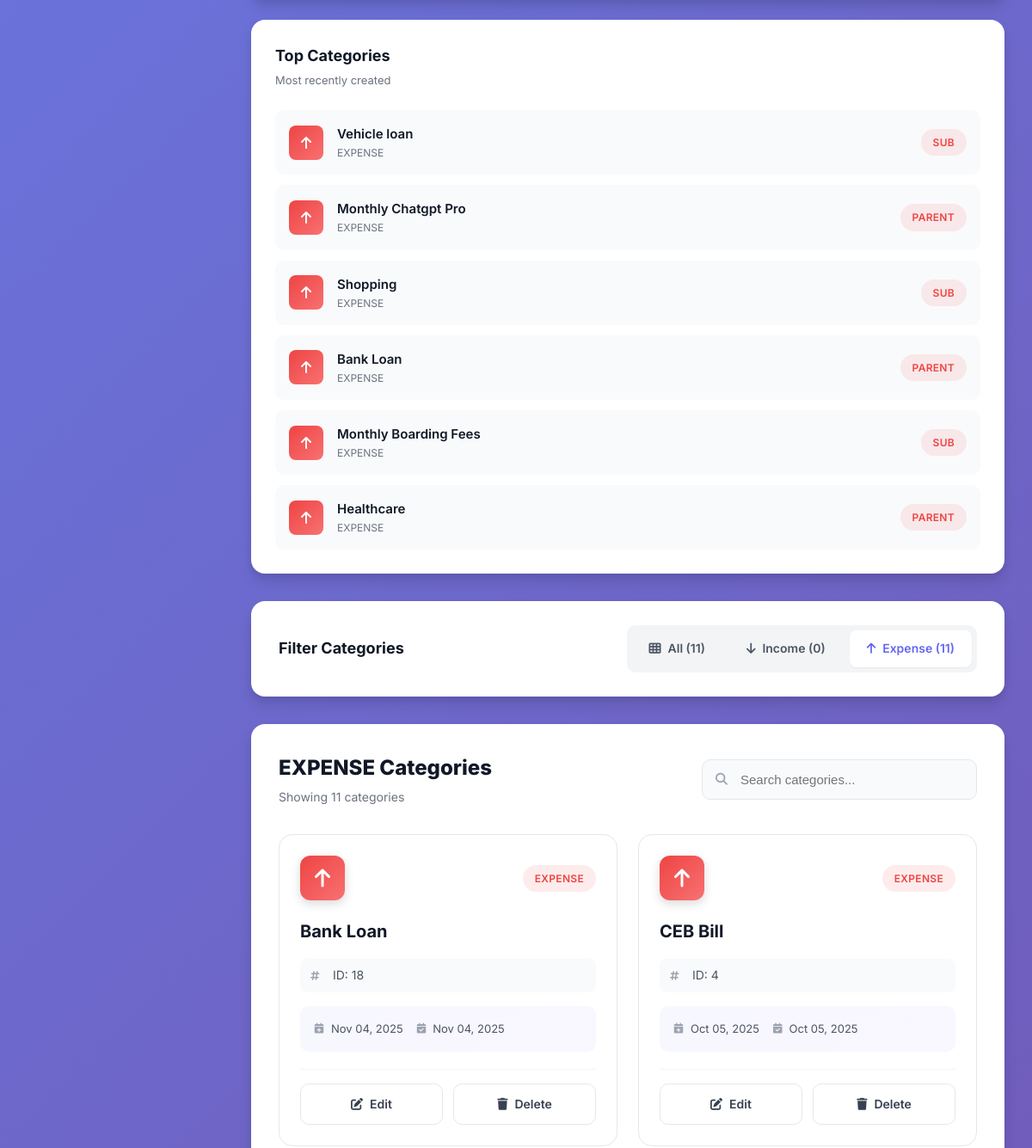
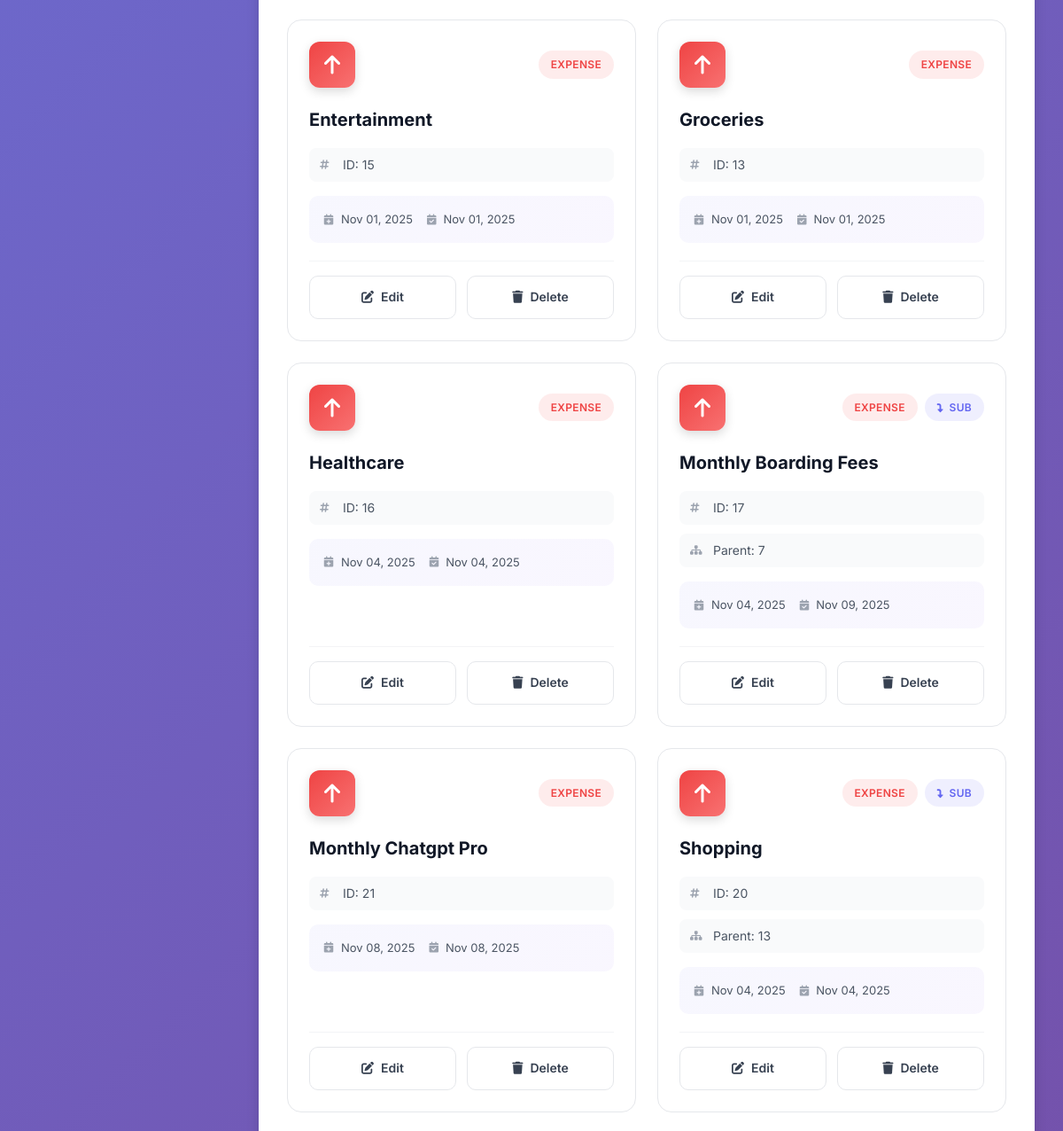
The page /app/categories/index.php?type=EXPENSE (signed in, middle part) on the database as committed earlier (2 pictures, top to bottom).
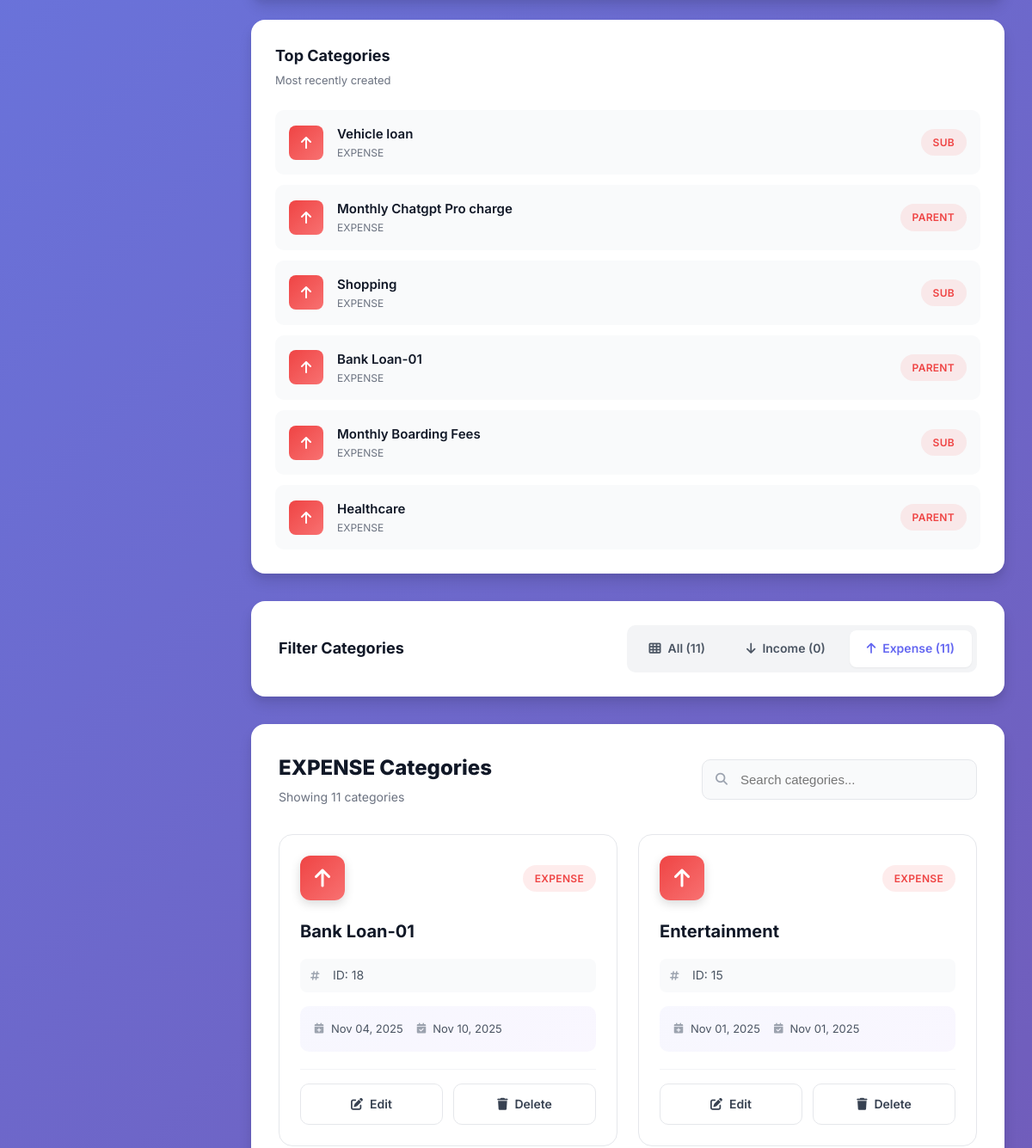
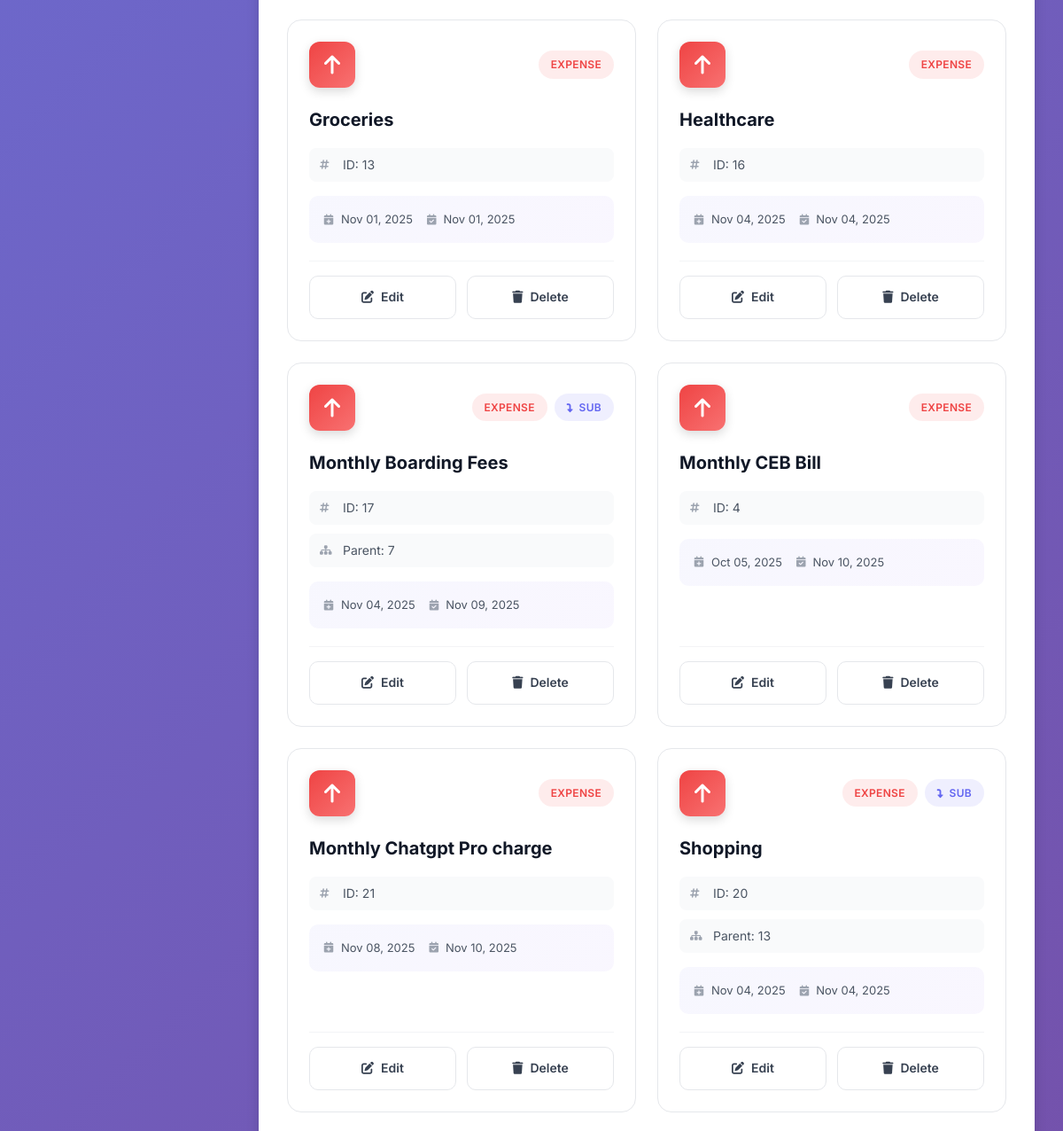
The same page on the database as committed later (2 pictures, top to bottom).
### tables this page shows
CREATE TABLE CATEGORIES_LOCAL (
  local_category_id  INTEGER PRIMARY KEY AUTOINCREMENT,
  user_local_id      INTEGER NOT NULL,
  server_category_id INTEGER,
  parent_local_id    INTEGER,
  category_name      TEXT NOT NULL,
  category_type      TEXT NOT NULL CHECK(category_type IN ('INCOME','EXPENSE')),
  created_at         TEXT NOT NULL,
  updated_at         TEXT NOT NULL, sync_dirty INTEGER DEFAULT 0, last_sync_at TEXT,
  FOREIGN KEY(user_local_id)   REFERENCES USERS_LOCAL(local_user_id),
  FOREIGN KEY(parent_local_id) REFERENCES CATEGORIES_LOCAL(local_category_id)
);

### app/categories/index.php (the view, shortened to what the changed rows need)
<?php
function h($x){ return htmlspecialchars((string)$x, ENT_QUOTES, 'UTF-8'); }
$pdo = sqlite();
$uid = (int)($_SESSION['uid'] ?? 0);
$typeFilter = strtoupper(trim($_GET['type'] ?? 'ALL'));
$mapStmt = $pdo->prepare("SELECT server_user_id FROM USERS_LOCAL WHERE local_user_id = ?");
$mapStmt->execute([$uid]);
$serverUid = (int)($mapStmt->fetchColumn() ?: 0);
$oconn = @oracle_conn();
$use_oracle = false;
$rows = [];
if ($use_oracle) {
    $sql = "
        SELECT
            c.server_category_id       AS local_category_id,
            c.category_name            AS category_name,
            c.category_type            AS category_type,
            c.parent_server_id         AS parent_local_id,
            c.created_at               AS created_at,
            c.updated_at               AS updated_at
        FROM CATEGORIES_CLOUD c
        WHERE c.user_server_id = :P_UID
          " . ($typeFilter !== 'ALL' ? "AND UPPER(c.category_type) = :P_TYPE" : "") . "
        ORDER BY c.category_type, c.category_name
    ";
    $st = oci_parse($oconn, $sql);
    oci_bind_by_name($st, ':P_UID', $serverUid, -1, SQLT_INT);
    if ($typeFilter !== 'ALL') {
        $t = $typeFilter;
        oci_bind_by_name($st, ':P_TYPE', $t, -1, SQLT_CHR);
    }
    oci_execute($st);
    while ($r = oci_fetch_assoc($st)) $rows[] = arr_keys_lower($r);
} else {
    $params = [$uid];
    $sql = "
      SELECT local_category_id, category_name, category_type, parent_local_id, created_at, updated_at
      FROM CATEGORIES_LOCAL
      WHERE user_local_id = ?
    ";
    if ($typeFilter !== 'ALL') {
        $sql .= " AND category_type = ?";
        $params[] = $typeFilter;
    }
    $sql .= " ORDER BY category_type, category_name";
    $stmt = $pdo->prepare($sql);
    $stmt->execute($params);
    $rows = $stmt->fetchAll(PDO::FETCH_ASSOC);
}
$total_categories  = count($rows);
$rows_sorted = $rows;
usort($rows_sorted, function($a,$b){
    $da = isset($a['created_at']) ? strtotime((string)$a['created_at']) : 0;
    $db = isset($b['created_at']) ? strtotime((string)$b['created_at']) : 0;
    return $db <=> $da;
});
$top_categories = array_slice($rows_sorted, 0, 6);
$show_insights = $total_categories > 0;
?>
<!doctype html>
<html lang="en">
<head>
  <link rel="stylesheet" href="https://cdnjs.cloudflare.com/ajax/libs/font-awesome/6.4.0/css/all.min.css">
  <link rel="stylesheet" href="index.css">
</head>
<body>
<div class="app-container">
  <main class="main-content">
    <?php if ($show_insights): ?>
    <div class="insights-section">
      <div class="popular-categories">
        <div class="popular-list">
          <?php foreach($top_categories as $cat): ?>
          <div class="popular-item">
            <div class="popular-icon <?= strtolower($cat['category_type']) ?>">
              <i class="fas fa-<?= strtoupper($cat['category_type'])==='INCOME' ? 'arrow-down' : 'arrow-up' ?>"></i>
            </div>
            <div class="popular-content">
              <span class="popular-name"><?= h($cat['category_name']) ?></span>
              <span class="popular-type"><?= h($cat['category_type']) ?></span>
            </div>
            <span class="badge badge-<?= strtolower($cat['category_type']) ?>"><?= empty($cat['parent_local_id']) ? 'Parent' : 'Sub' ?></span>
          </div>
          <?php endforeach; ?>
        </div>
      </div>
    </div>
    <?php endif; ?>
    <div class="table-section">
      <div class="section-header">
        <div>
          <h2><?= $typeFilter==='ALL' ? 'All' : $typeFilter ?> Categories</h2>
        </div>
      </div>
      <?php if (empty($rows)): ?>
      <div class="empty-state">
        <div class="empty-icon"><i class="fas fa-tags"></i></div>
        <h3>No Categories Found</h3>
        <p>Create categories to organize your transactions</p>
        <a href="<?= APP_BASE ?>/app/categories/create.php" class="btn-primary"><i class="fas fa-plus"></i><span>Create First Category</span></a>
      </div>
      <?php else: ?>
      <div class="categories-grid">
        <?php foreach($rows as $r): ?>
        <div class="category-card" data-name="<?= h($r['category_name']) ?>" data-type="<?= h($r['category_type']) ?>">
          <div class="category-header">
            <div class="category-icon-wrapper <?= strtolower($r['category_type']) ?>">
              <i class="fas fa-<?= strtoupper($r['category_type'])==='INCOME' ? 'arrow-down' : 'arrow-up' ?>"></i>
            </div>
            <div class="category-badges">
              <span class="badge badge-<?= strtolower($r['category_type']) ?>"><?= h($r['category_type']) ?></span>
              <?php if (!empty($r['parent_local_id'])): ?>
              <span class="badge badge-sub"><i class="fas fa-level-down-alt"></i> Sub</span>
              <?php endif; ?>
            </div>
          </div>
          <div class="category-body">
            <h3><?= h($r['category_name']) ?></h3>
            <div class="category-meta">
              <div class="meta-item"><i class="fas fa-hashtag"></i><span>ID: <?= (int)$r['local_category_id'] ?></span></div>
              <?php if (!empty($r['parent_local_id'])): ?>
              <div class="meta-item"><i class="fas fa-sitemap"></i><span>Parent: <?= (int)$r['parent_local_id'] ?></span></div>
              <?php endif; ?>
            </div>
            <div class="category-dates">
              <div class="date-item"><i class="fas fa-calendar-plus"></i><span><?= !empty($r['created_at']) ? date('M d, Y', strtotime($r['created_at'])) : '—' ?></span></div>
              <div class="date-item"><i class="fas fa-calendar-check"></i><span><?= !empty($r['updated_at']) ? date('M d, Y', strtotime($r['updated_at'])) : '—' ?></span></div>
            </div>
          </div>
          <div class="category-footer">
            <a href="<?= APP_BASE ?>/app/categories/edit.php?id=<?= (int)$r['local_category_id'] ?>" class="action-btn action-edit">
              <i class="fas fa-edit"></i><span>Edit</span>
            </a>
            <a href="<?= APP_BASE ?>/app/categories/delete.php?id=<?= (int)$r['local_category_id'] ?>" class="action-btn action-delete"
               onclick="return confirm('Delete <?= h($r['category_name']) ?>?')">
              <i class="fas fa-trash"></i><span>Delete</span>
            </a>
          </div>
        </div>
        <?php endforeach; ?>
      </div>
      <?php endif; ?>
    </div>
  </main>
</div>
</body>
</html>

Rows that differ between the two databases and show on the page:
changed categories_local id 21: category_name "Monthly Chatgpt Pro" → "Monthly Chatgpt Pro charge"; updated_at "Nov 08, 2025" → "Nov 10, 2025"
changed categories_local id 18: category_name "Bank Loan" → "Bank Loan-01"; updated_at "Nov 04, 2025" → "Nov 10, 2025"
changed categories_local id 4: category_name "CEB Bill" → "Monthly CEB Bill"; updated_at "Oct 05, 2025" → "Nov 10, 2025"; moves down the list
